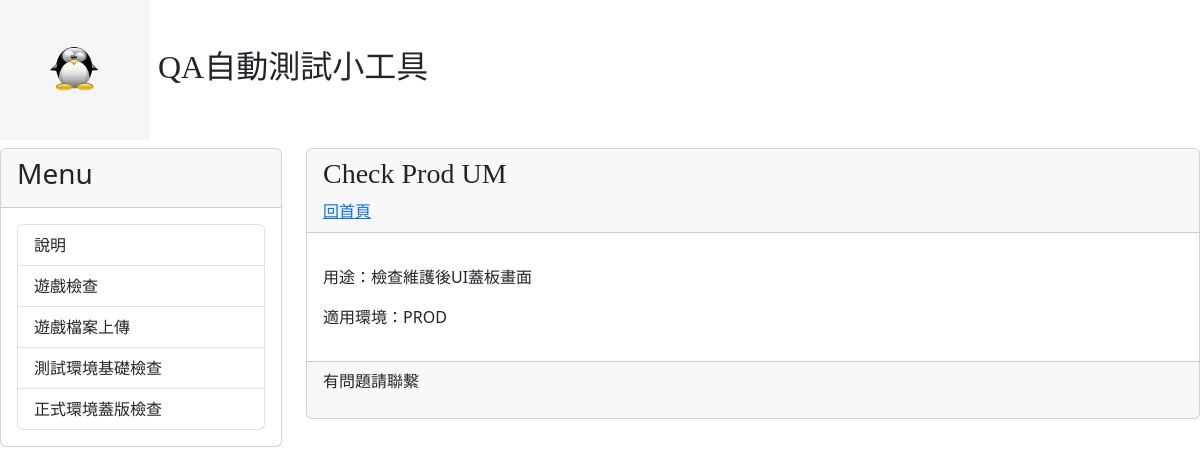
The app's page /post/check-prod-um/, older data.
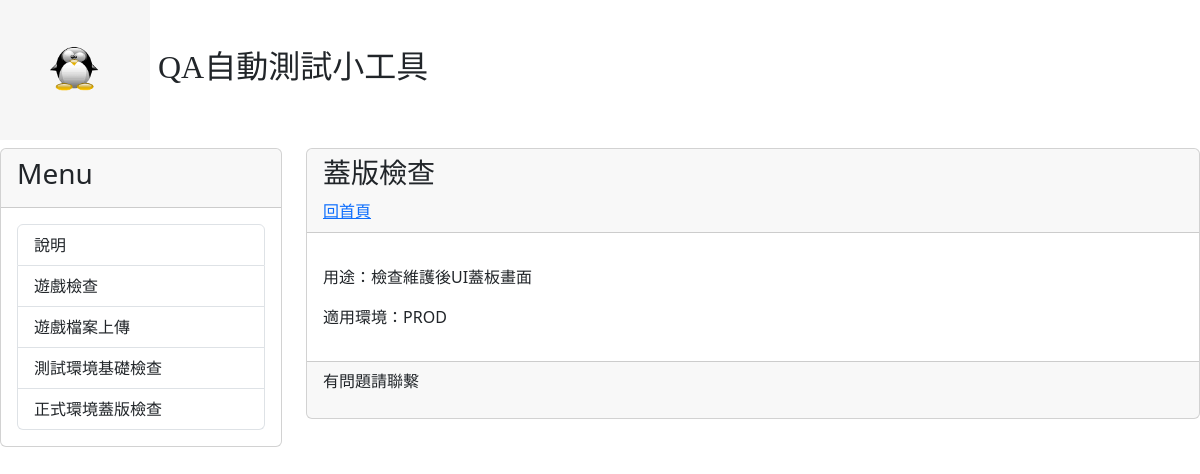
The same page, newer data.
### home/models.py (models this page shows, shortened)
class Post(models.Model):
    title = models.CharField(max_length=200)
    slug = models.CharField(max_length=200)
    body = models.TextField(blank=True)
    pub_date = models.DateTimeField(auto_now_add=True)
    class Meta:
        ordering = ['-pub_date']

### home/views.py (the view)
# urls.py: path('post/<slug:slug>/', showpost),
def showpost(request, slug):
    try:
        post = Post.objects.get(slug=slug)
        if post != None:
            return render(request, "post.html", locals())
    except:
        return redirect("/")

### templates/post.html (shortened to what this page needs)
{% extends 'base.html' %}
{% block headmessage %}
    <h3 style="font-family:微軟正黑體;">{{post.title}}</h3>
    <a style="font-family:微軟正黑體;" href='/'>回首頁</a>
{% endblock %}
{% block content %}
    <p style="font-family:微軟正黑體;font-size:16pt ;letter-spacing:2pt;">
        {{ post.body|linebreaks }}
    </p>
{% endblock %}

### templates/base.html (shortened to what this page needs)
<!DOCTYPE html>
<html>
    <head>
        <link href="https://cdn.jsdelivr.net/npm/bootstrap@5.3.3/dist/css/bootstrap.min.css"
            rel="stylesheet"
>
    </head>
    <body>
        <div class="'container-fluid">
            {% include 'header.html' %}
            <div class="row">
                <div class="'col-sm-3 col-md-3">
                    <div class="card">
                        <div class="card-header">
                            <h3>Menu</h3>
                        </div>
                        <div class="card-body">
                            <div class="list-group">
                                <a href="/" class="list-group-item">說明</a>
                                <a href="/game" class="list-group-item">遊戲檢查</a>
                                <a href="/uploadExcel" class="list-group-item">遊戲檔案上傳</a>
                                <a href="/checkweb" class="list-group-item">測試環境基礎檢查</a>
                                <a href="/" class="list-group-item">正式環境蓋版檢查</a>
                            </div>
                        </div>
                    </div>
                </div>
                <div class="'col-sm-9 col-md-9">
                    <div class="card">
                        <div class="card-header">
                            {% block headmessage %} {% endblock %}
                        </div>
                        <div class="card-body">
                            {% block content %} {% endblock %}
                        </div>
                        <div class="card-footer">
                            {% include 'footer.html' %}
                        </div>
                    </div>
                </div>
            </div>
        </div>
    </body>
</html>

### templates/header.html
{% load static %}
<h2 style="font-family:微軟正黑體;">
    <img src="{% static 'images/logo.png' %}" width="150">
    QA自動測試小工具
</h2>

### templates/footer.html
{% block footer %}
    <p style="font-family:微軟正黑體;">有問題請聯繫</p>
{% endblock %}

Row changes from the older to the newer data that the page shows:
changed Post "用途：檢查維護後UI蓋板畫面 適用環境：PROD": title "Check Prod UM" → "蓋版檢查"
